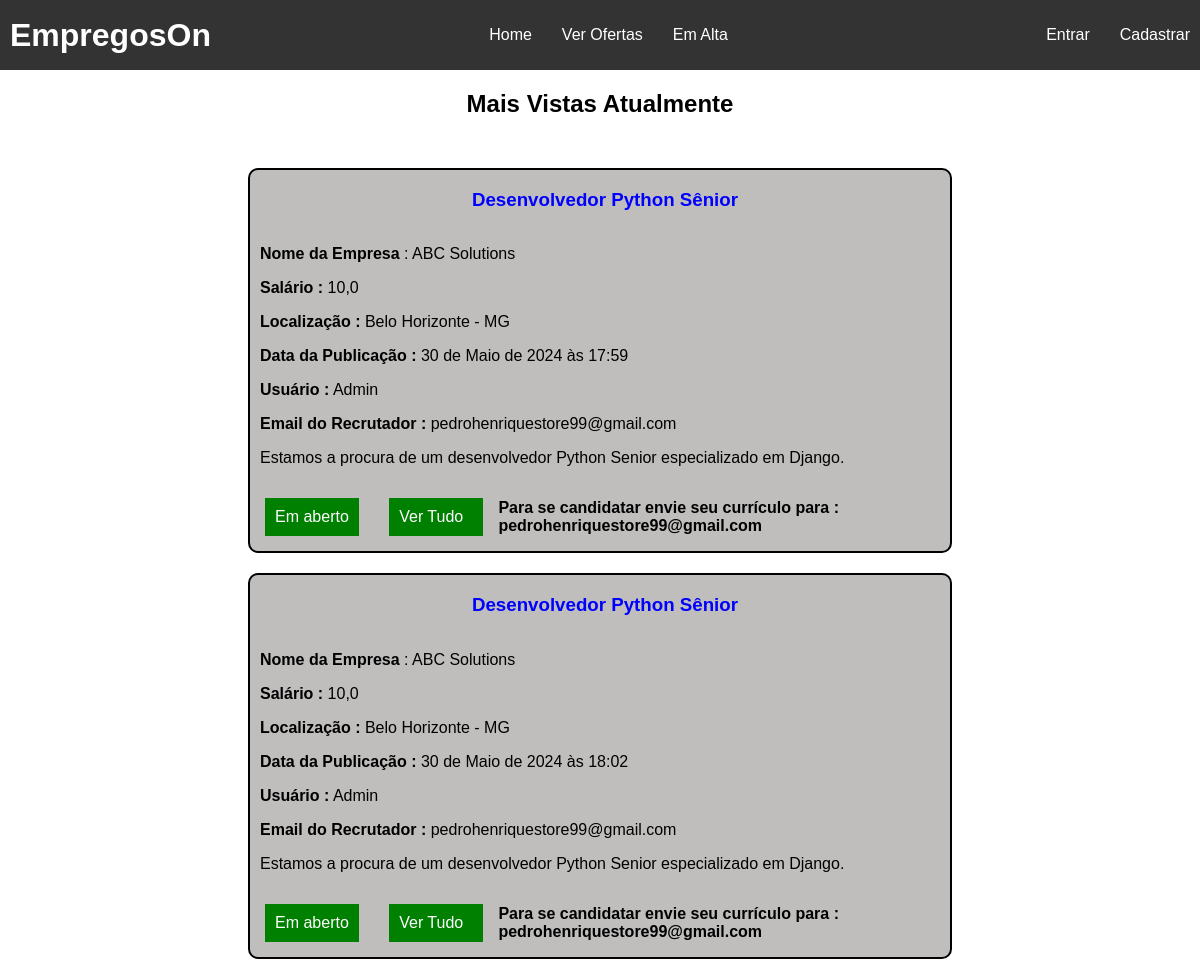
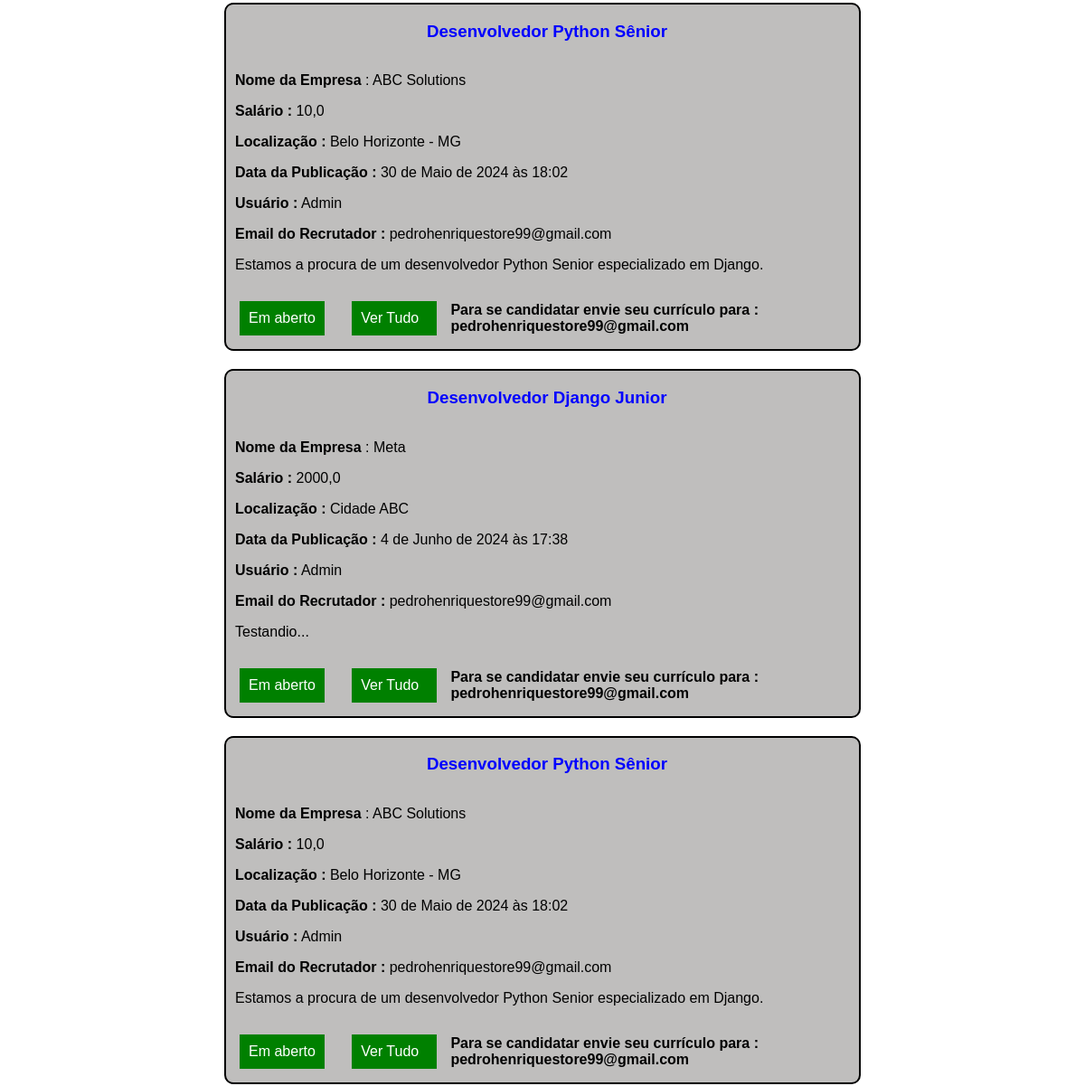
The page /popular_offers/ (upper part) on the database as committed earlier (2 pictures, top to bottom).
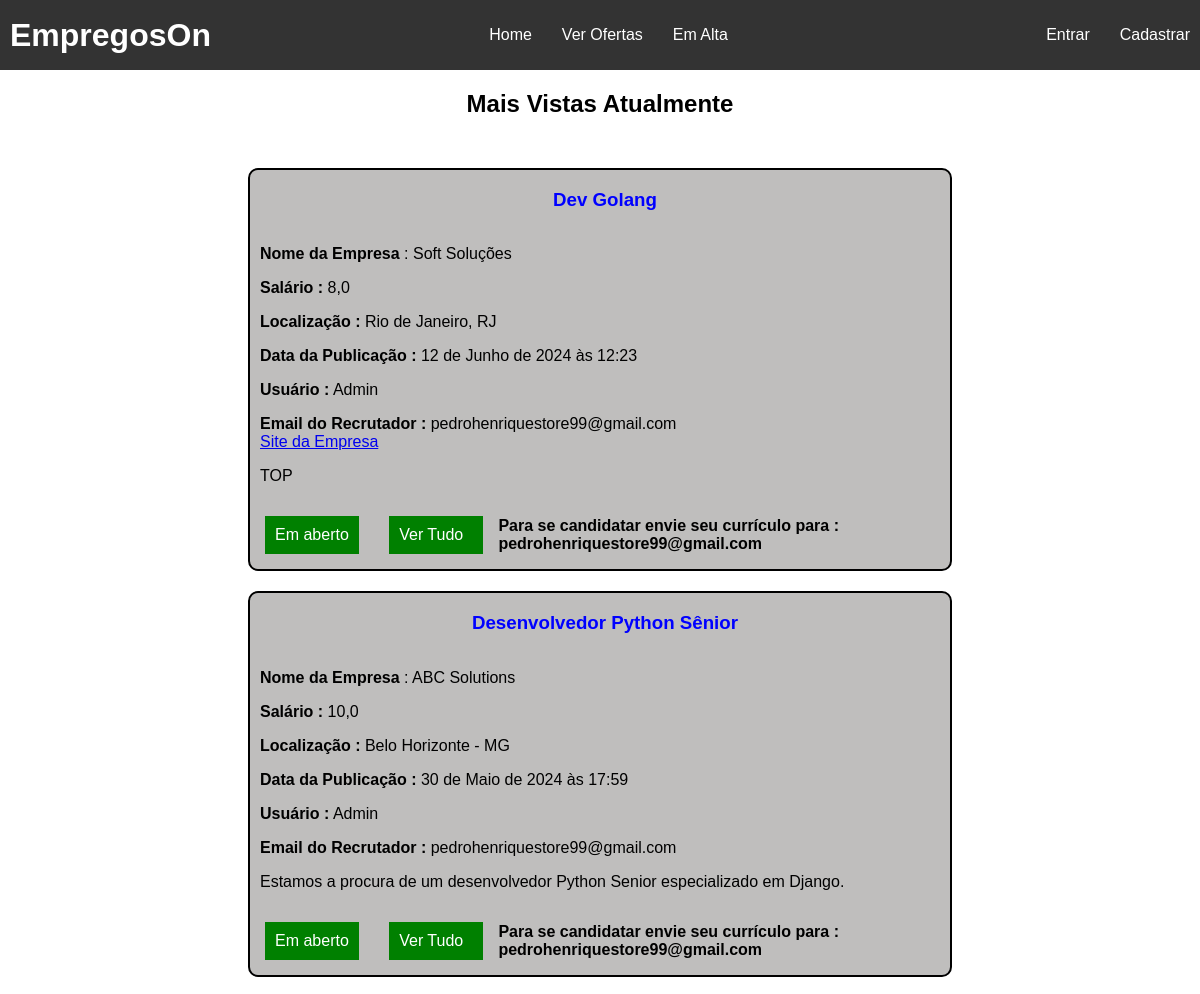
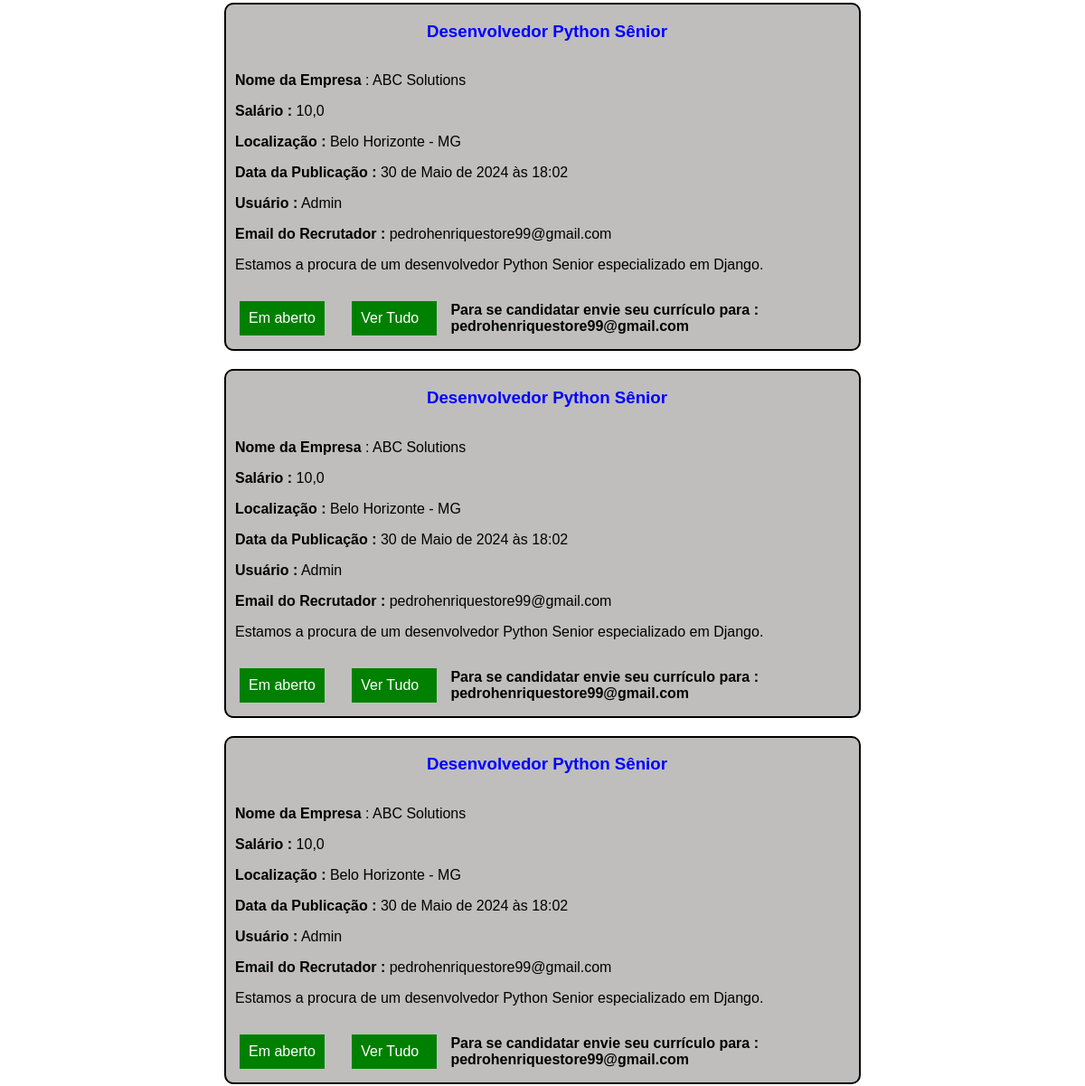
The same page on the database as committed later (2 pictures, top to bottom).
### jobs/models.py (models this page shows, shortened)
class JobOffer(models.Model):
    title = models.CharField(max_length=100)
    description = models.TextField()
    organization_name = models.CharField(max_length=100)
    location = models.CharField(max_length=100)
    publication_date = models.DateTimeField(auto_now_add=True)  # Adicionará automaticamente a data e hora ao campo
    offer_requirements = models.CharField(max_length=300)
    employment_type = models.CharField(max_length=100)
    salary = models.FloatField(blank=True, null=True)  # define que por padrão o campo é não informado
    organization_description = models.TextField()
    autor = models.ForeignKey(User, on_delete=models.PROTECT, related_name='car_user', editable=False, default=1)
    recruiter_email = models.EmailField(editable=False)
    number_of_views = models.IntegerField(default=0, editable=False)
    company_site = models.URLField(max_length=300, blank=True, null=True)
    allowed = models.BooleanField(default=0)  # Controle de permissao para as vagas

### jobs/views.py (the view)
# urls.py: path('popular_offers/', PopularOffers.as_view(), name='popular_offers'),
class PopularOffers(ListView):
    template_name = 'popular_offers.html'
    model = JobOffer
    paginate_by = 5
    def get_queryset(self):
        queryset = super().get_queryset()
        queryset = JobOffer.objects.filter(allowed=1).order_by('-number_of_views')[0:10]  # Captura as 10 offers mais visualizadas
        return queryset

### jobs/templates/popular_offers.html (shortened to what this page needs)
{% extends 'base.html' %}
{% block styles %}
    {{ block.super }}
    {% load static %}
    <link rel="stylesheet" type="text/css" href="{% static 'css/job_list.css' %}">
{% endblock %}
{% block content %}
    <main>
        <h2 class="title-offer-page">Mais Vistas Atualmente</h2>
        <section class="section-content">
            {% if object_list %}
                {% for offer in object_list %}
                    <div class="offer-grid">
                        <h3 class="offer-title">{{ offer.title }}</h3>
                        <p class="p-offer"><strong>Nome da Empresa</strong> : {{ offer.organization_name }}</p>
                        <p class="p-offer"><strong>Salário :</strong> {{ offer.salary }}</p>
                        <p class="p-offer"><strong>Localização :</strong> {{ offer.location }}</p>
                        <p class="p-offer"><strong>Data da Publicação :</strong> {{ offer.publication_date }}</p>
                        <p class="p-offer"><strong>Usuário :</strong> {{ offer.autor|capfirst }}</p>
                        <p class="p-offer"><strong>Email do Recrutador :</strong> {{ offer.recruiter_email }}</p>
                        {% if offer.company_site is not None or offer.company_site == '' %}
                            <a class="p-offer" href="{{ offer.company_site }}">Site da Empresa</a>
                        {% endif %}
                        <p class="p-description"> {{ offer.description }}</p>
                        <div class="btn-joblist-container">
                            <a class="btn-status" href="/">Em aberto</a>
                            <a class="btn-detail" href="{% url 'detail_offer' offer.id %}">Ver Tudo</a>
                            <p class="email-text">Para se candidatar envie seu currículo para : {{ offer.recruiter_email }}</p>
                        </div>
                    </div>
                {% endfor %}
            {% else %}
                    <p class="job-list-advice-null">Nenhum resultado encontrado.</p>
            {% endif %}
        </section>
    </main>
{% endblock %}

Rows that differ between the two databases and show on the page:
no longer on this page (row unchanged): JobOffer: title "Desenvolvedor Django Junior", organization_name "Meta", salary "2000,0", location "Cidade ABC", publication_date "4 de Junho de 2024 às 17:38", autor "Admin", recruiter_email "pedrohenriquestore99@gmail.com", description "Testandio..."
added JobOffer: title "Dev Golang", organization_name "Soft Soluções", salary "8,0", location "Rio de Janeiro, RJ", publication_date "12 de Junho de 2024 às 12:23", autor "Admin", recruiter_email "pedrohenriquestore99@gmail.com", description "TOP"
